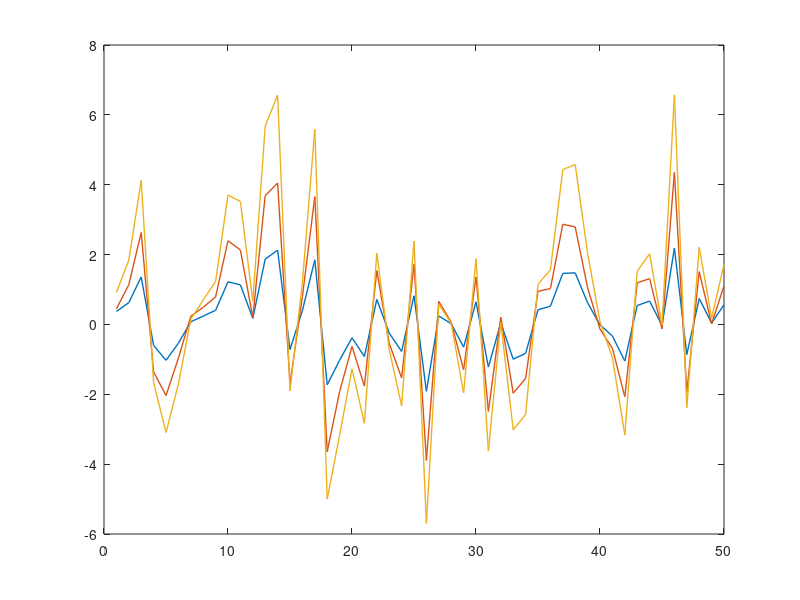
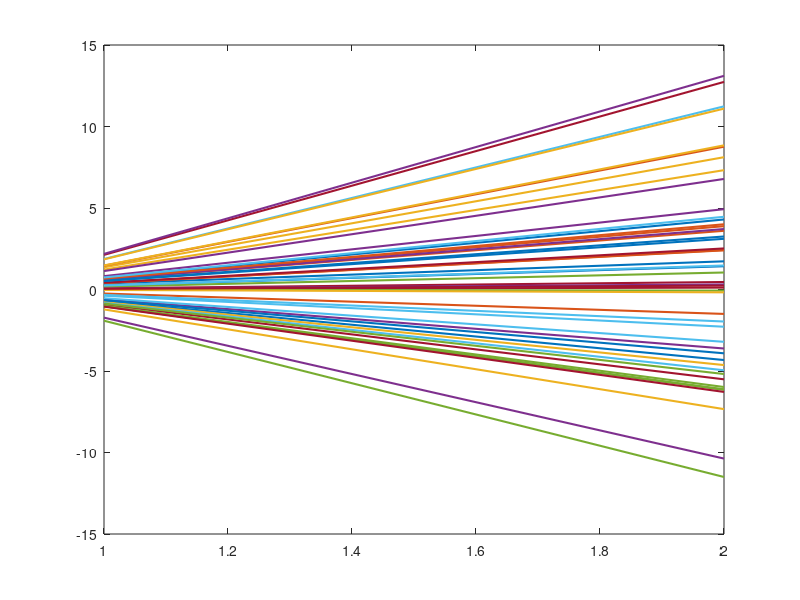

Here is the MATLAB script that generated these plots, in order:
clear
clc
close all
%definisco l'ordine del sistema
n=3;
%definisco la matrice dinamica A
A=[0.3 0 0; 0 0.25 0;0 0 0.33];
%calcolo gli autovalori
autovalori_A=eig(A);
%definisco le matrici di ingresso e uscita B e C
B=[1 2 3]';
C=[1 0 0; 1 1 1];
%definisco il tempo di simulazione
T=50;
%preallocazione dello stato
x=zeros(n,T);
%condizione iniziale
x=rand(n,1);

for k=1:T-1
    x(:,k+1)=A*x(:,k)+B*randn(1);
    y(:,k)=C*x(:,k);
end

%grafico
figure(1)
plot(x','LineWidth',1)
figure(2)
plot(y,'LineWidth',1.5)
